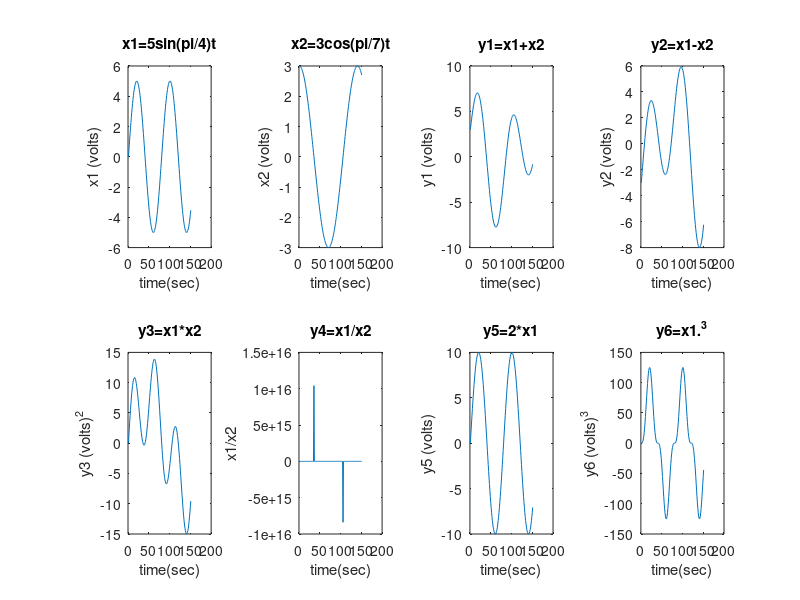

The MATLAB source for this figure:
x1= 5*sin((pi/4)*[0:0.1:15]);
x2= 3*cos((pi/7)*[0:0.1:15]);
%plotting the signals
subplot(2,4,1),plot(x1)
title('x1=5sin(pi/4)t')
xlabel('time(sec)')
ylabel('x1 (volts)')
subplot(2,4,2),plot(x2)
title('x2=3cos(pi/7)t')
xlabel('time(sec)')
ylabel('x2 (volts)')
y1=x1+x2; 
y2=x1-x2;
y3=x1.*x2;
y4=x1./x2;
y5=2*x1;
y6=x1.^3;
subplot(2,4,3),plot(y1)
title('y1=x1+x2')
xlabel('time(sec)')
ylabel('y1 (volts)')
subplot(2,4,4),plot(y2)
title('y2=x1-x2')
xlabel('time(sec)')
ylabel('y2 (volts)')
subplot(2,4,5),plot(y3)
title('y3=x1*x2')
xlabel('time(sec)')
ylabel('y3 (volts)^2')
subplot(2,4,6),plot(y4)
title('y4=x1/x2')
xlabel('time(sec)')
ylabel('x1/x2')
subplot(2,4,7),plot(y5)
title('y5=2*x1')
xlabel('time(sec)')
ylabel('y5 (volts)')
subplot(2,4,8),plot(y6)
title('y6=x1.^3')
xlabel('time(sec)')
ylabel('y6 (volts)^3')

